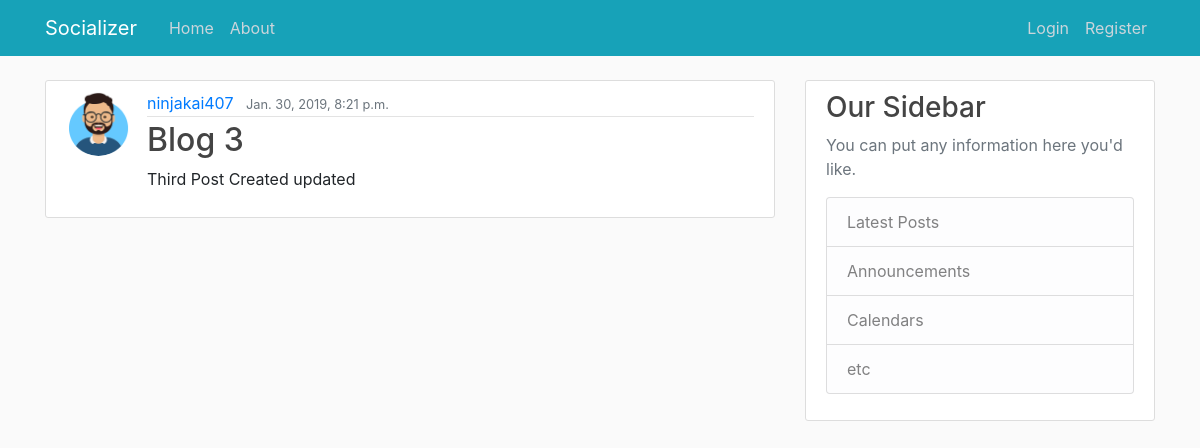
Screenshot of /post/3/ with the database file from the repository.
### blog/models.py (models this page shows, shortened)
class Post(models.Model):
    title = models.CharField(max_length=100)
    content = models.TextField()
    date_posted = models.DateTimeField(default = timezone.now)
    author = models.ForeignKey(User, on_delete=models.CASCADE)

### Users/models.py (models this page shows, shortened)
class Profile(models.Model):
    user = models.OneToOneField(User, on_delete=models.CASCADE)
    image = models.ImageField(default='default.jpg', upload_to='profile_pics')

### blog/views.py (the view)
# urls.py: path('post/<int:pk>/', PostDetailView.as_view(), name='post-detail'),
class PostDetailView(DetailView):
     model = Post

### blog/templates/blog/post_detail.html (shortened to what this page needs)
{% extends 'blog/base.html' %}
{% block content %}
    <article class="media content-section">
      <img class="rounded-circle article-img" src="{{object.author.profile.image.url}}">
      <div class="media-body">
        <div class="article-metadata">
          <a class="mr-2" href="#">{{ object.author }}</a>
          <small class="text-muted">{{ object.date_posted }}</small>
        </div>
        <h2>{{ post.title }}</h2>
        <p class="article-content">{{ object.content }}</p>
      </div>
    </article>
{%endblock content%}

### blog/static/blog/main.css (style rules this page uses)
body { background: #fafafa; color: ; margin-top: 5rem; }
h1, h2, h3, h4, h5, h6 { color: #444444; }
.content-section { background: #ffffff; padding: 10px 20px; border: 1px solid #dddddd; border-radius: 3px; margin-bottom: 20px; }
.article-content { white-space: pre-line; }
.article-img { height: 65px; width: 65px; margin-right: 16px; }
.article-metadata { padding-bottom: 1px; margin-bottom: 4px; border-bottom: 1px solid #e3e3e3 }

### rows the page displays
Post: author.profile.image (placeholder picture), author "ninjakai407", date_posted "Jan. 30, 2019, 8:21 p.m.", title "Blog 3", content "Third Post Created updated"
